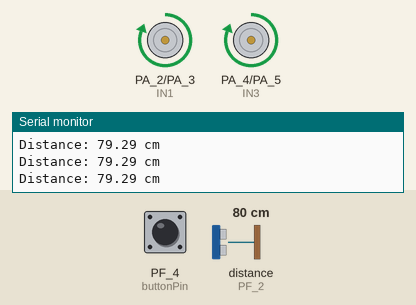
A sketch run on a simulated TI Tiva C LaunchPad. Parts: motor-driver pin pairs drawn as motors (green arrow = first pin HIGH = forward, orange = second pin HIGH = backward, longer = more drive, scaled by the enable pin), the last lines printed to the serial monitor. Wiring (inferred from the names in the program): ultrasonic range finder: trigger PF_1; echo PF_2. The inputs (shaded band) are chosen by the test bench; at power-on: distance to the obstacle (sensor on PF_2) 80 cm, PF_4 (buttonPin) HIGH. The echo pulse lasts 58.3 µs per cm.

Above: at 1.3 s.
1.4 s: distance to the obstacle (sensor on PF_2) set to 12 cm
2.9 s: distance to the obstacle (sensor on PF_2) set to 9 cm
At 3.6 s:
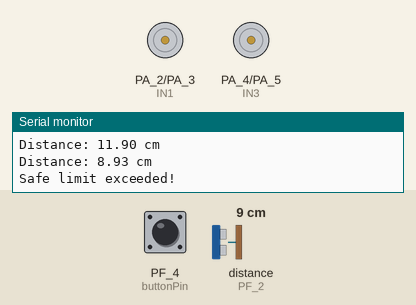
4.7 s: PF_4 (buttonPin) pulled LOW for 3.2 s
At 8.9 s:
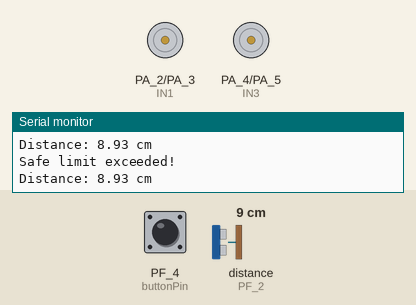
9.4 s: PF_4 (buttonPin) pulled LOW for 0.6 s
At 10.1 s:
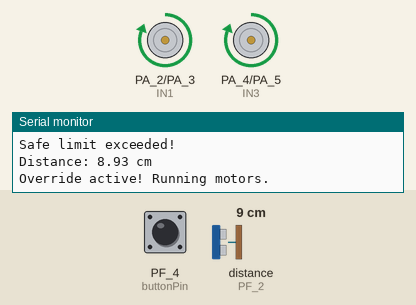
11.5 s: PF_4 (buttonPin) pulled LOW for 1 s
At 13.4 s:
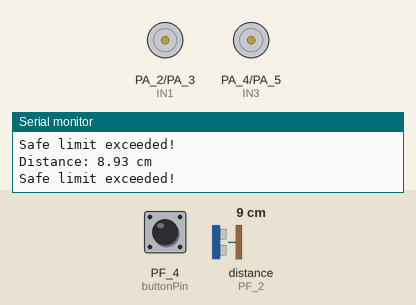
Timing chart, 0 to 14.9 s (numbered marks = the images above; inputs shaded):
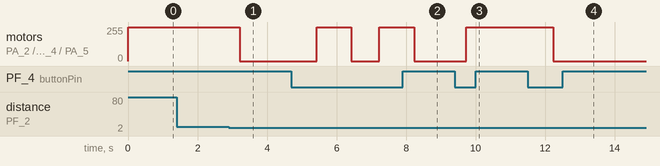

The sketch:

code.ino
```cpp
#include <Energia.h>

// Ultrasonic sensor pins
int trigPin = PF_1; // TRIG pin connected to PF1
int echoPin = PF_2; // ECHO pin connected to PF2
int ledPin = RED_LED; // Inbuilt LED pin (assuming it's connected to RED_LED pin)

// Button pin
int buttonPin = PUSH1; // SW1 button connected to PUSH1

float duration_us, distance_cm;
float minDistance_cm = 10.0; // Minimum distance threshold in cm

// Define motor control pins
#define IN1 PA_2
#define IN2 PA_3
#define IN3 PA_4
#define IN4 PA_5
#define ENA PB_6
#define ENB PB_7

bool overrideActive = false;

void setup() {
  // Begin serial port
  Serial.begin(9600);

  // Configure the trigger pin to output mode
  pinMode(trigPin, OUTPUT);
  // Configure the echo pin to input mode
  pinMode(echoPin, INPUT);
  // Configure the LED pin to output mode
  pinMode(ledPin, OUTPUT);

  // Configure the button pin to input mode
  pinMode(buttonPin, INPUT_PULLUP); // Use internal pull-up resistor

  // Set motor control pins as output
  pinMode(IN1, OUTPUT);
  pinMode(IN2, OUTPUT);
  pinMode(IN3, OUTPUT);
  pinMode(IN4, OUTPUT);

  // Set motor enable pins as output
  pinMode(ENA, OUTPUT);
  pinMode(ENB, OUTPUT);
}

void loop() {
  // Check if the button is pressed
  if (digitalRead(buttonPin) == LOW) {
    overrideActive = !overrideActive; // Toggle the override state
    delay(300); // Debounce delay
  }

  // Generate 10-microsecond pulse to TRIG pin
  digitalWrite(trigPin, HIGH);
  delayMicroseconds(10);
  digitalWrite(trigPin, LOW);

  // Measure duration of pulse from ECHO pin
  duration_us = pulseIn(echoPin, HIGH);

  // Calculate the distance
  distance_cm = 0.017 * duration_us;

  // Print the value to Serial Monitor
  Serial.print("Distance: ");
  Serial.print(distance_cm);
  Serial.println(" cm");

  // Check if the override is active or the distance is less than the minimum threshold
  if (overrideActive) {
    // If override is active, run motors forward regardless of distance
    Serial.println("Override active! Running motors.");
    digitalWrite(ledPin, LOW); // Turn off the LED

    digitalWrite(IN1, HIGH);
    digitalWrite(IN2, LOW);
    analogWrite(ENA, 255); // Full speed for Motor A

    digitalWrite(IN3, HIGH);
    digitalWrite(IN4, LOW);
    analogWrite(ENB, 255); // Full speed for Motor B
  } else if (distance_cm < minDistance_cm) {
    // If obstacle is closer than the threshold, blink the LED and stop motors
    digitalWrite(ledPin, HIGH); // Turn on the LED
    delay(100); // Delay for visibility
    digitalWrite(ledPin, LOW); // Turn off the LED
    delay(100); // Delay for visibility

    // Print safety message when safe limit exceeded
    Serial.println("Safe limit exceeded!");

    // Stop both motors
    digitalWrite(IN1, LOW);
    digitalWrite(IN2, LOW);
    digitalWrite(IN3, LOW);
    digitalWrite(IN4, LOW);
    analogWrite(ENA, 0);
    analogWrite(ENB, 0);
  } else {
    // If distance is greater than or equal to the threshold, run motors forward
    digitalWrite(IN1, HIGH);
    digitalWrite(IN2, LOW);
    analogWrite(ENA, 255); // Full speed for Motor A

    digitalWrite(IN3, HIGH);
    digitalWrite(IN4, LOW);
    analogWrite(ENB, 255); // Full speed for Motor B
  }

  delay(500); // Delay before next measurement
}
```

Measured:
- the behaviour switches between 11 and 10 cm on distance to the obstacle (sensor on PF_2) (found by bisection; images 0 and 1)
- after the input at 2.9 s, motor on PA_2 (IN1) / PA_3 (IN2), motor on PA_4 (IN3) / PA_5 (IN4): forward 255/255 → stopped after 0.32 s
- after the input at 4.7 s, motor on PA_2 (IN1) / PA_3 (IN2), motor on PA_4 (IN3) / PA_5 (IN4): alternates forward 255/255 for 1.0 s and stopped for 0.80 s, starting after 0.73 s
- after the input at 9.4 s, motor on PA_2 (IN1) / PA_3 (IN2), motor on PA_4 (IN3) / PA_5 (IN4): stopped → forward 255/255 after 0.33 s
- after the input at 11.5 s, motor on PA_2 (IN1) / PA_3 (IN2), motor on PA_4 (IN3) / PA_5 (IN4): forward 255/255 → stopped after 0.74 s
